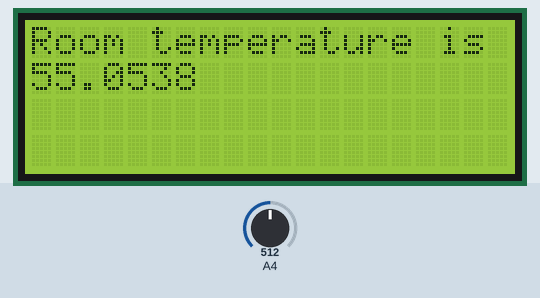
Simulated run of this sketch. Board: Arduino Uno, built with avr-gcc and run on an emulated ATmega328P. On the bench: 20×4 character LCD. The test bench sets the inputs (shaded band); at power-on: A4 = 512. What the sketch prints to the serial monitor is not drawn.

Above: at 1.2 s.
1.3 s: A4 set to 716
At 3.4 s:
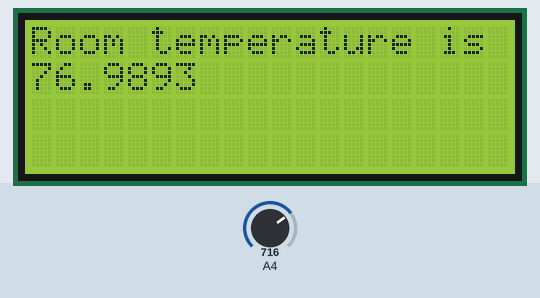
4.0 s: A4 set to 900
At 5.0 s:
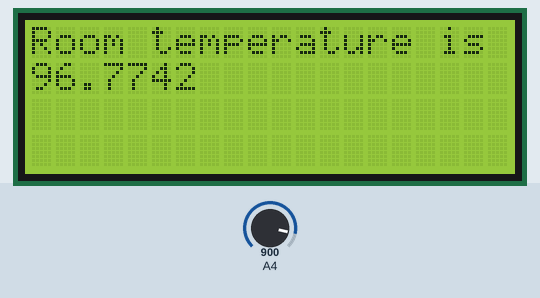
6.7 s: A4 set to 1023
At 9.4 s:
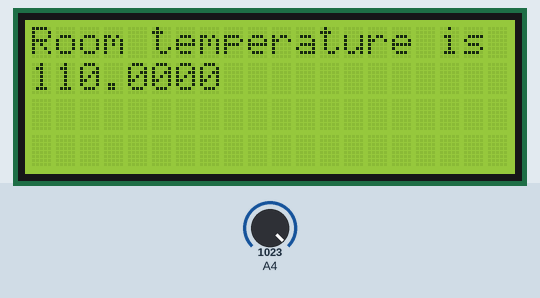
Timing chart, 0 to 10.9 s (numbered marks = the images above; inputs shaded):
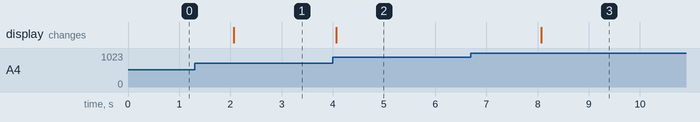

Measured:
- after the input at 1.3 s, the display: changes after 0.77 s (image 1)
- after the input at 4.0 s, the display: changes after 0.07 s (image 2)
- after the input at 6.7 s, the display: changes after 1.4 s (image 3)

The sketch:

lab_quiz1.ino
```cpp
#include<LiquidCrystal.h>
LiquidCrystal lcd(9, 3, 4, A0, A1, 13);


void setup()
{
  Serial.begin(9600);
  analogReference(INTERNAL);
  lcd.begin(20, 4);
  lcd.setCursor(0,0);
  lcd.print("Room temperature is");
}

void loop()
{
  float temp = 100.00 * (1.10 / 1023.00) * analogRead(A4);
  lcd.setCursor(0 , 1);
  lcd.print(temp , 4);
  Serial.println(temp , 4);
  delay(2000);
}
```
